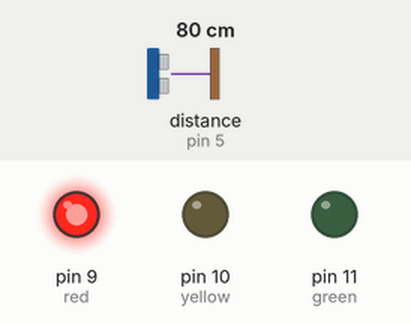
This sketch was run on a simulated Arduino Uno, built with avr-gcc and run on an emulated ATmega328P. Parts: output pins drawn as LEDs (lit = HIGH). Wiring (inferred from the names in the program): ultrasonic range finder: trigger pin 4; echo pin 5. Inputs (shaded band) come from the test bench; at power-on: distance to the obstacle (sensor on pin 5) 80 cm. The echo pulse lasts 58.3 µs per cm; pins used as bus, display or sensor lines are not drawn; what the sketch prints to the serial monitor is not drawn.

Above: at 1.3 s.
1.4 s: distance to the obstacle (sensor on pin 5) set to 7 cm
2.9 s: distance to the obstacle (sensor on pin 5) set to 4 cm
At 3.7 s:
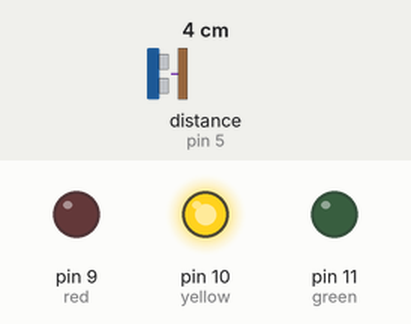
5.9 s: distance to the obstacle (sensor on pin 5) set to 9 cm
At 8.7 s:
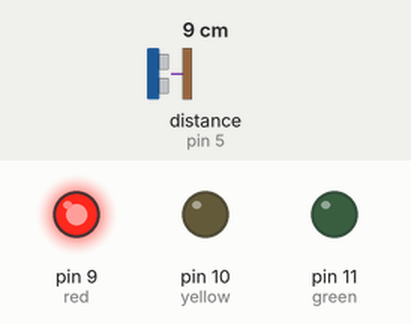
8.9 s: distance to the obstacle (sensor on pin 5) set to 2 cm
At 12.3 s:
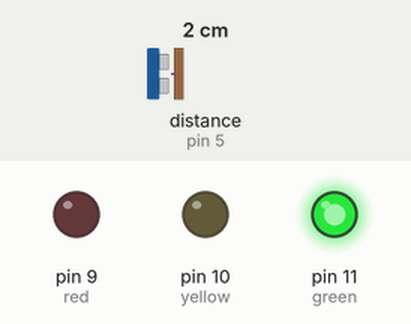
Timing chart, 0 to 12.9 s (numbered marks = the images above; inputs shaded):
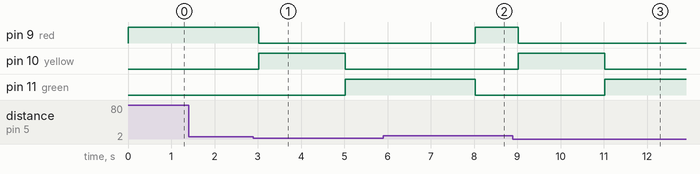

The sketch:

sketch_ustl.ino
```cpp
int red = 9;
int yellow = 10;
int green = 11;
int trigPin = 4;
int echoPin = 5;

long duration;
float distance;
bool isClose;

void setup() {
  pinMode(red, OUTPUT);
  pinMode(yellow, OUTPUT);
  pinMode(green, OUTPUT);

  pinMode(trigPin, OUTPUT);
  pinMode(echoPin, INPUT);

  Serial.begin(9600);

  stop();
}

void loop() {
  distance = readDistance();
  isClose = (distance < 5);

  Serial.print("Distance: ");
  Serial.print(distance);
  Serial.print(" cm ");

  if (isClose) {
    waitAndGo();
    stop();
  }

  delay(500);
}

float readDistance() {
  digitalWrite(trigPin, LOW);
  delayMicroseconds(2);
  digitalWrite(trigPin, HIGH);
  delayMicroseconds(10);
  digitalWrite(trigPin, LOW);

  long duration = pulseIn(echoPin, HIGH);
  float distanceCm = (duration * 0.0343) / 2;
  return distanceCm;
}

void stop() {
  digitalWrite(red, HIGH);
  digitalWrite(yellow, LOW);
  digitalWrite(green, LOW);
}

void waitAndGo() {
  digitalWrite(red, LOW);
  digitalWrite(yellow, HIGH);
  digitalWrite(green, LOW);
  delay(2000);

  digitalWrite(red, LOW);
  digitalWrite(yellow, LOW);
  digitalWrite(green, HIGH);
  delay(3000);
}
```

Measured:
- the behaviour switches between 6 and 5 cm on distance to the obstacle (sensor on pin 5) (found by bisection; images 0 and 1)
- after the input at 1.4 s, every drawn part: stays the same
- after the input at 2.9 s, pin 9 (red): HIGH → LOW after 0.12 s; pin 10 (yellow): LOW → HIGH after 0.12 s, → LOW 2.0 s later; pin 11 (green): LOW → HIGH after 2.1 s
- after the input at 5.9 s, pin 9 (red): goes on until 8.0 s, then stays HIGH; pin 10 (yellow): stays LOW (without the input it goes to HIGH after 2.6 s)
- after the input at 8.9 s, pin 9 (red): HIGH → LOW after 0.13 s; pin 10 (yellow): LOW → HIGH after 0.13 s, → LOW 2.0 s later; pin 11 (green): LOW → HIGH after 2.1 s
